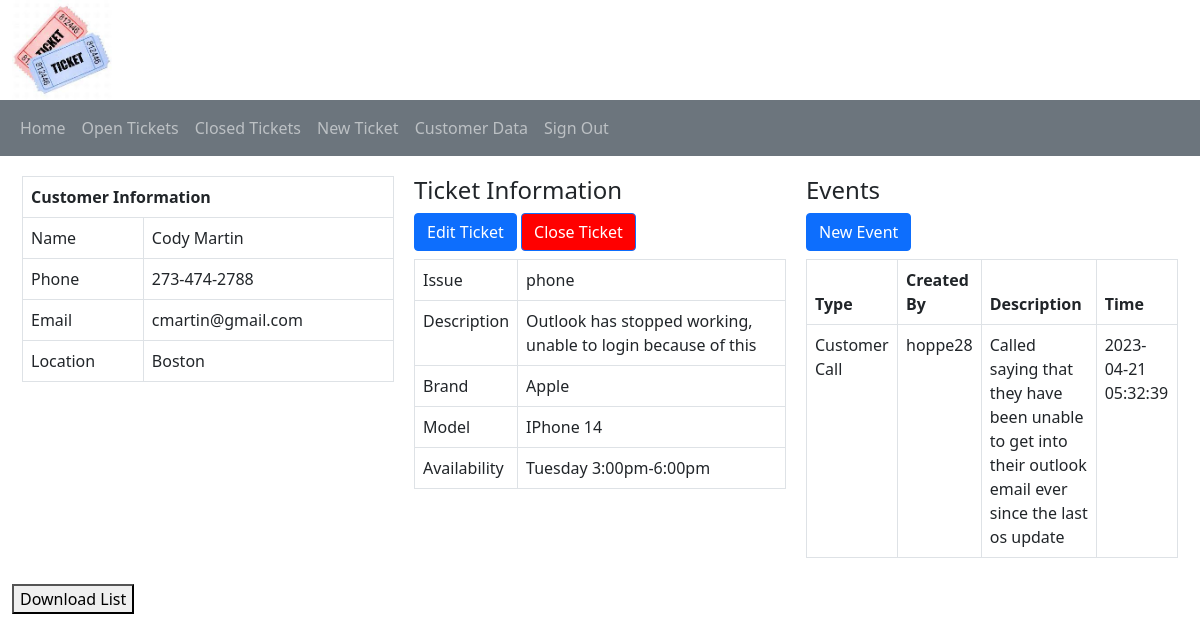
/index.php?mode=displayTicketInfo&ticket=5 (signed in), run on the app's committed database.
### tables this page shows
CREATE TABLE `customer` (
  `customerID` int(11) NOT NULL,
  `firstName` varchar(20) DEFAULT NULL,
  `lastName` varchar(20) DEFAULT NULL,
  `phone` varchar(15) DEFAULT NULL,
  `email` varchar(25) DEFAULT NULL,
  `location` varchar(30) DEFAULT NULL
);

CREATE TABLE `ticket` (
  `ticketNum` int(11) NOT NULL,
  `status` varchar(10) DEFAULT NULL,
  `category` varchar(20) DEFAULT NULL,
  `description` varchar(1000) DEFAULT NULL,
  `deviceBrand` varchar(20) DEFAULT NULL,
  `deviceModel` varchar(25) DEFAULT NULL,
  `availability` varchar(50) DEFAULT NULL,
  `customerID` int(11) DEFAULT NULL,
  `adminID` varchar(20) DEFAULT NULL
);

CREATE TABLE `event` (
  `eventNum` int(11) NOT NULL,
  `type` varchar(20) DEFAULT NULL,
  `timestamp` datetime DEFAULT NULL,
  `description` varchar(1000) DEFAULT NULL,
  `ticketNum` int(11) DEFAULT NULL,
  `adminID` varchar(20) DEFAULT NULL
);

### textPrint.php (the view, shortened to what this page needs)
<button id="downloadButton">Download List</button>

### index.php (shortened to what this page needs)
<?php
    include("header.php");
    include("pdo_connect.php");
    $mode = "";
    try {
        if (isset($_GET['mode'])) {
            $mode = $_GET['mode'];
        }
        switch ($mode) {
			    ?>
                <?php
            case 'displayTicketInfo':
                include('customerInfo.php');
                include('ticketInfo.php');
                include('eventtable.php');
                include('textPrint.php');
                break;
                ?>
                <?php
        }
    } catch (PDOException $e) {
        echo "Error!: ". $e->getMessage() . "<br/>";
        die();
    }
function displayResultSet($pageTitle, $resultSet, $columns, $tableType = null) {
    echo "<table class='table";
    if ($tableType == "event") {
        echo " table-bordered";
    }
    echo "'>";
    $numCols = count($columns);
    if ($numCols > 0) {
        echo "<thead><tr>";
        foreach($columns as $c) {
            echo "<th>{$c}</th>";
        }
        echo "</tr></thead>";
    }
    echo "<tbody>";
    foreach($resultSet as $item){
        echo "<tr>";
        foreach ($item as $key => $value) {
            echo "<td>{$value}</td>";
        }
        echo "</tr>";
    }
    echo "</tbody></table>";
}
function getAll($sql, $db, $parameterValues = null){
    $statement = $db->prepare($sql);
    $statement->execute($parameterValues );
    $result = $statement->fetchAll(PDO::FETCH_ASSOC);
    return $result;
}
?>

### customerInfo.php
<?php
if (isset($_GET['ticket'])) {
	$ticketID = $_GET['ticket'];
}
$sql = "SELECT `status`, `category`, `description`, `deviceBrand`, `deviceModel`, `availability`, `customerID`, `adminID` FROM `ticket` WHERE `ticketNum` = :ticketNum;";
$parameterValues = array(":ticketNum" => $ticketID);
$resultSet = getAll($sql, $db, $parameterValues);
$ticket = $resultSet[0];
$secsql = "SELECT `firstName`, `lastName`, `phone`, `email`, `location` FROM `customer` WHERE `customerID` = :customerID;";
$secParameterValues = array(":customerID" => $ticket['customerID']);
$secResultSet = getAll($secsql, $db, $secParameterValues);
$customer = $secResultSet[0];
?>
<div style="display: flex;">
<div style="flex: 1; margin: 10px;">
<table class="table table-bordered">
	<tr>
		<th colspan="2">Customer Information</th>
	</tr>
	<tr>
		<td>Name</td>
		<td><?php echo $customer['firstName']." ".$customer['lastName']; ?></td>
	</tr>
	<tr>
		<td>Phone</td>
		<td><?php echo $customer['phone']; ?></td>
	</tr>
	<tr>
		<td>Email</td>
		<td><?php echo $customer['email']; ?></td>
	</tr>
	<tr>
		<td>Location</td>
		<td><?php echo $customer['location']; ?></td>
	</tr>
</table>
</div>

### ticketInfo.php (shortened to what this page needs)
<?php
if (isset($_GET['ticket'])) {
	$ticketID = $_GET['ticket'];
}
$sql = "SELECT `status`, `category`, `description`, `deviceBrand`, `deviceModel`, `availability`, `customerID`, `adminID` FROM `ticket` WHERE `ticketNum` = :ticketNum;";
$parameterValues = array(":ticketNum" => $ticketID);
$resultSet = getAll($sql, $db, $parameterValues);
$ticket = $resultSet[0];
?>
<div style="flex: 1; margin: 10px;">
<h4>Ticket Information</h4>
<?php
if ($ticket["status"] == "open") {
?>
<div style="margin-bottom: 8px;">
	<div style="display: inline-block;">
		<form method='post' action='index.php?mode=viewUpdateTicketForm&ticket=<?php echo $ticketID; ?>'>
			<input type='submit' class='btn btn-primary' value='Edit Ticket'>
		</form>
	</div>
	<div style="display: inline-block;">
		<form method='post' action='index.php?mode=closeTicket&ticket=<?php echo $ticketID; ?>'>
			<input type='submit' class='btn btn-primary' style='background-color: red' value='Close Ticket'>
		</form>
	</div>
</div>
<?php
}
?>
<table class="table table-bordered">
	<tr>
		<td>Issue</td>
		<td><?php echo $ticket['category']; ?></td>
	</tr>
	<tr>
		<td>Description</td>
		<td><?php echo $ticket['description']; ?></td>
	</tr>
	<tr>
		<td>Brand</td>
		<td><?php echo $ticket['deviceBrand']; ?></td>
	</tr>
	<tr>
		<td>Model</td>
		<td><?php echo $ticket['deviceModel']; ?></td>
	</tr>
	<tr>
		<td>Availability</td>
		<td><?php echo $ticket['availability']; ?></td>
	</tr>
</table>
</div>

### data on the page
customer: firstName "Cody", lastName "Martin", phone "273-474-2788", email "cmartin@gmail.com", location "Boston"
ticket: category "phone", description "Outlook has stopped working, unable to login because of this", deviceBrand "Apple", deviceModel "IPhone 14", availability "Tuesday 3:00pm-6:00pm"
event: type "Customer Call", adminID "hoppe28", description "Called saying that they have been unable to get into their outlook email ever since the last os update", timestamp "2023-04-21 05:32:39"

### other printed values
$c "Type"
$c "Created By"
$c "Description"
$c "Time"
